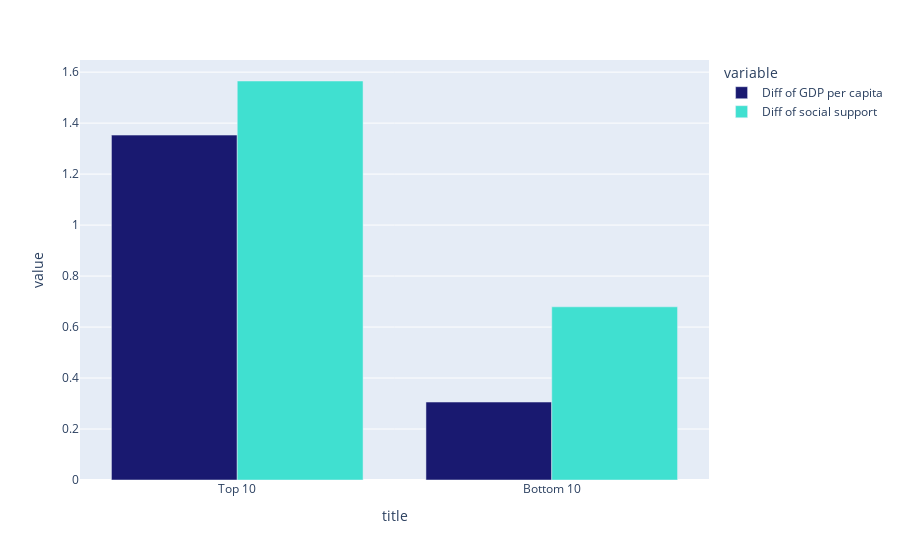

Write notebook code for a chart like this one.
### Code cell
colors= ['midnightblue','turquoise']


fig = px.bar(compare.iloc[0:2,:], x = 'title', 
                 y = ['Diff of GDP per capita','Diff of social support' ], 
                 color_discrete_sequence=colors)

fig.update_layout(barmode='group')

fig.show()

### Figure 1 — Plotly figure (JSON) as saved in the notebook; plotly's stock layout.template omitted (floating-point values rounded to 4 significant figures)
{"data": [{"alignmentgroup": "True", "hovertemplate": "variable=Diff of GDP per capita<br>title=%{x}<br>value=%{y}<extra></extra>", "legendgroup": "Diff of GDP per capita", "marker": {"color": "midnightblue", "pattern": {"shape": ""}}, "name": "Diff of GDP per capita", "offsetgroup": "Diff of GDP per capita", "orientation": "v", "showlegend": true, "textposition": "auto", "type": "bar", "x": ["Top 10", "Bottom 10"], "xaxis": "x", "y": [1.353, 0.3058], "yaxis": "y"}, {"alignmentgroup": "True", "hovertemplate": "variable=Diff of social support<br>title=%{x}<br>value=%{y}<extra></extra>", "legendgroup": "Diff of social support", "marker": {"color": "turquoise", "pattern": {"shape": ""}}, "name": "Diff of social support", "offsetgroup": "Diff of social support", "orientation": "v", "showlegend": true, "textposition": "auto", "type": "bar", "x": ["Top 10", "Bottom 10"], "xaxis": "x", "y": [1.565, 0.6794], "yaxis": "y"}], "layout": {"barmode": "group", "legend": {"title": {"text": "variable"}, "tracegroupgap": 0}, "margin": {"t": 60}, "xaxis": {"anchor": "y", "domain": [0, 1], "title": {"text": "title"}}, "yaxis": {"anchor": "x", "domain": [0, 1], "title": {"text": "value"}}}}
